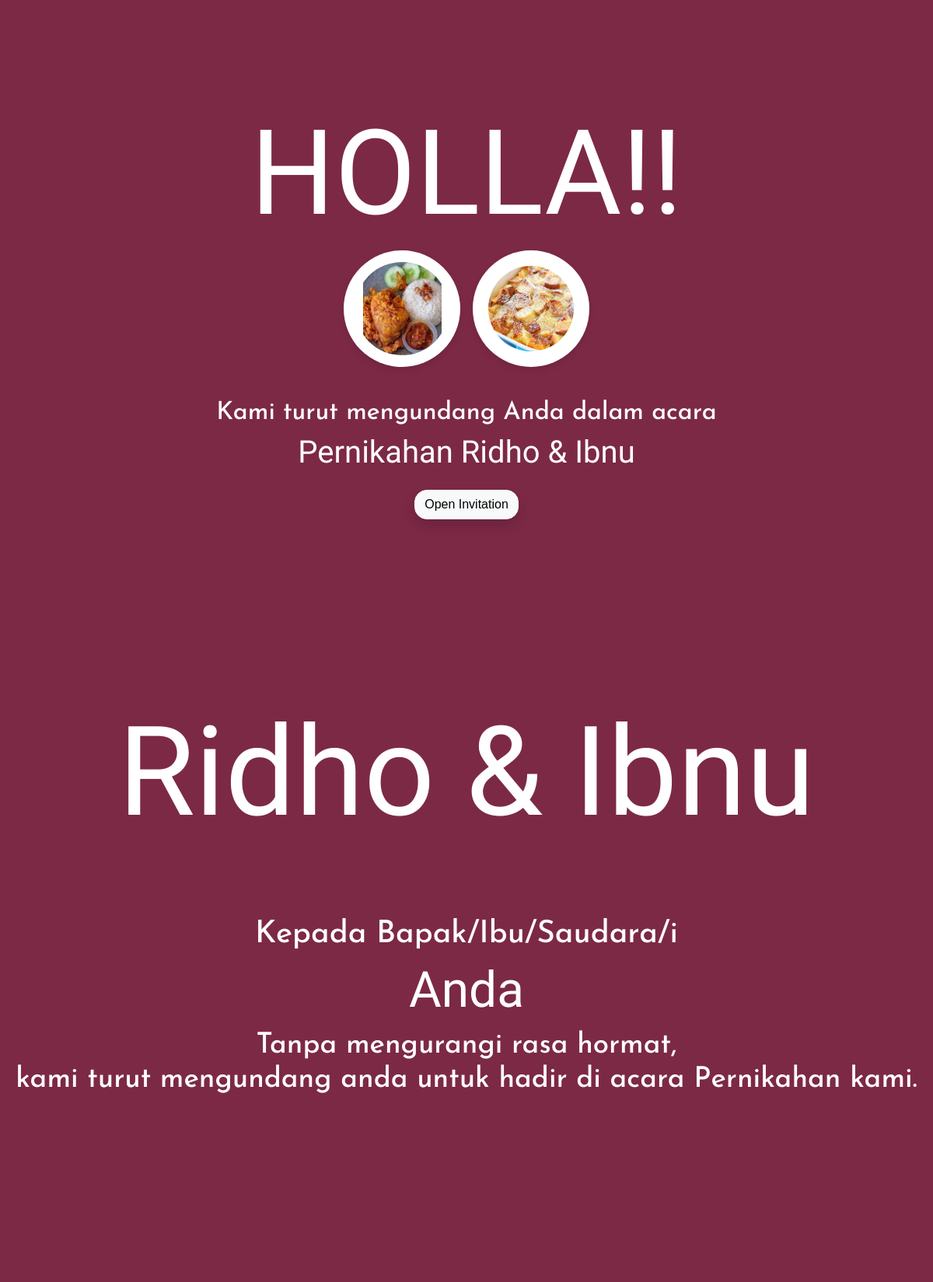
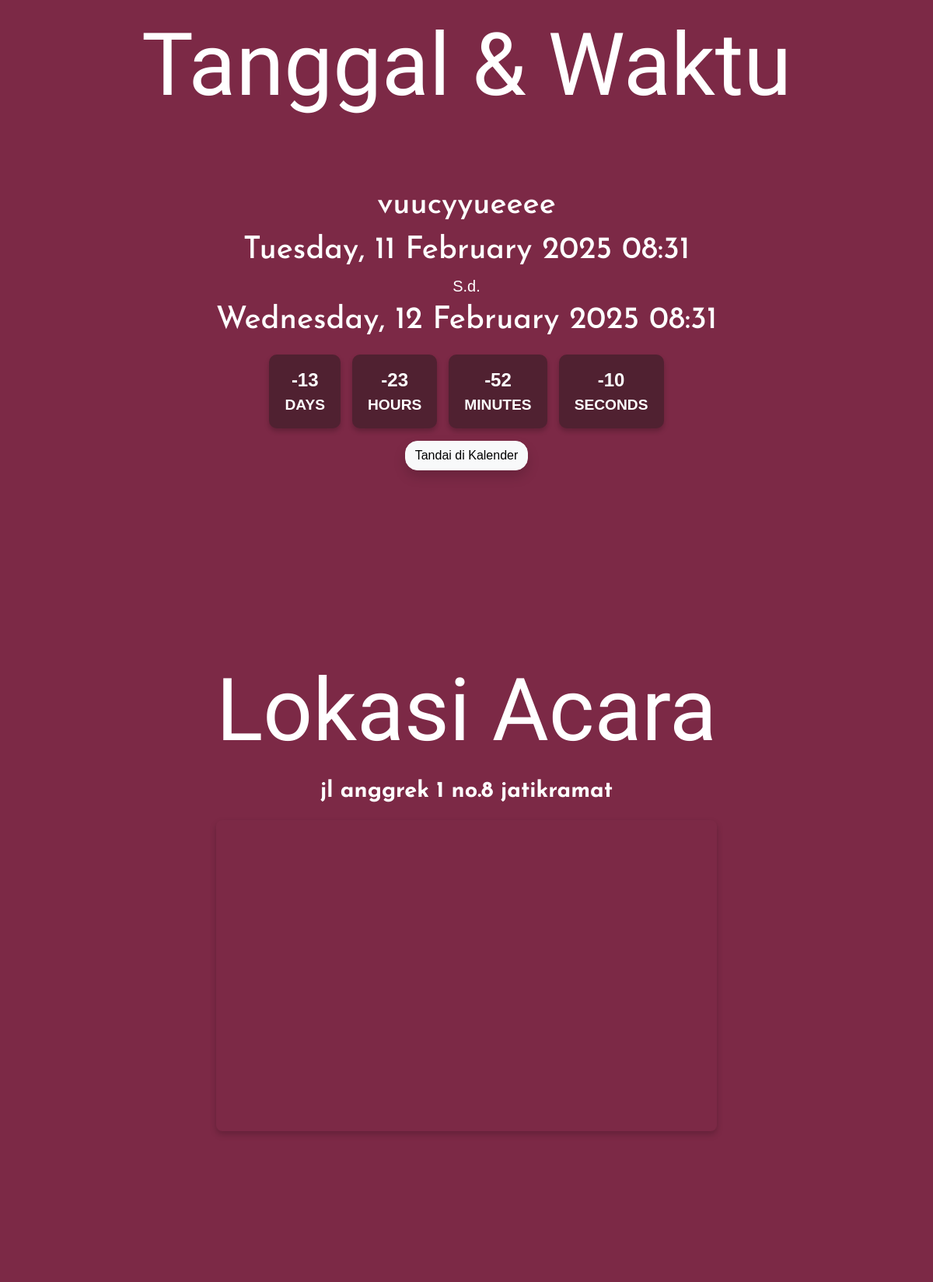
Page /src/template-preview/template2/index.php?id=33 (upper part) on the committed database (2 pictures, top to bottom).
### tables this page shows
CREATE TABLE `plus` (
  `plus_id` int(11) NOT NULL,
  `judul_undangan` varchar(100) NOT NULL,
  `nama_event` varchar(100) NOT NULL,
  `logo_event` varchar(100) NOT NULL,
  `logo_event2` varchar(100) NOT NULL,
  `desc_event` varchar(255) NOT NULL,
  `start_event` datetime NOT NULL,
  `end_event` datetime NOT NULL,
  `tempat_event` varchar(122) NOT NULL,
  `alamat_event` text NOT NULL,
  `template` int(11) NOT NULL,
  `id` int(11) NOT NULL
);

### src/template-preview/template2/index.php (the view, shortened to what this page needs)
<?php
require '../../service/connection.php';
$id = $_GET['id'];
$sql = "SELECT * FROM plus WHERE plus_id = $id";
$hasil = $conn->query($sql);
$hasil = $hasil->fetch_array();
?>
<!DOCTYPE html>
<html lang="en">
  <head>
    <link
      href="https://cdn.jsdelivr.net/npm/bootstrap@5.3.3/dist/css/bootstrap.min.css"
      rel="stylesheet"
    />
    <link rel="stylesheet" href="simplyCountdown.js-master/dist/themes/default.css">
    <link rel="stylesheet" href="style.css">
  </head>
  <body>
    <div id="container">
      <section id="hero" class="hero w-100 p-3 mx-auto text-center d-flex justify-content-center align-items-center text-white">
        <main>
          <h1>HOLLA!!</h1>
          <div class="image-wrapper">
            <img class="log1" src="../../img/image-event/<?= $hasil['logo_event']?>">
            <img class="log2" src="../../img/image-event/<?= $hasil['logo_event2']?>">
          </div>
          <h4>Kami turut mengundang Anda dalam acara</h4>
          <h4 class="dua"><?= $hasil['nama_event'] ?> <?= $hasil['judul_undangan'] ?></h4>
          <button type="button" class="btn btn-light shadow rounded-4 mt-3" onclick="scrollToSection('hero1'); showNavbar()">Open Invitation</button>
        </main>
      </section>
  <section id="hero1" class="hero1 w-100 p-3 mx-auto text-center d-flex justify-content-center align-items-center text-white">
    <div>
      <h1><?= $hasil['judul_undangan'] ?></h1>
      <h4>Kepada Bapak/Ibu/Saudara/i</h4>
      <h4 class="dua">Anda</h4>
      <h4 class="tiga">Tanpa mengurangi rasa hormat, <br> kami turut mengundang anda untuk hadir di acara <?= $hasil['nama_event'] ?> kami.</h4>
    </div>
  </section>
  <section id="hero2" class="hero2 w-100 p-3 mx-auto text-center d-flex justify-content-center align-items-center text-white">
    <div>
      <h1>Tanggal & Waktu</h1>
      <h4><?= $hasil['desc_event']?></h4>
      <h4><?=
        date('l, d F Y H:i', strtotime($hasil['start_event'])); ?></h4>
      <h5>S.d.</h5>
      <h4><?=date('l, d F Y H:i', strtotime($hasil['end_event'])); ?></h4>
      <div class="countdown1">
            <div class="countdown-item">
                <span id="days">0</span>
                DAYS
            </div>
            <div class="countdown-item">
                <span id="hours">0</span>
                HOURS
            </div>
            <div class="countdown-item">
                <span id="minutes">0</span>
                MINUTES
            </div>
            <div class="countdown-item">
                <span id="seconds">0</span>
                SECONDS
            </div>
        </div>
      <button type="button" class="btn btn-light shadow rounded-4 mt-3" onclick="addToGoogleCalendar()">Tandai di Kalender</button>
    </div>
  </section>
<section id="lokasi" class="lokasi w-100 p-3 mx-auto text-center d-flex justify-content-center align-items-center text-white">
    <div>
      <h1>Lokasi Acara</h1>
      <h4><strong><?= $hasil['alamat_event']?></strong></h4>
      <div id="map-container" class="floral" style="margin-top: 20px; height: 400px; width: 100%;">
                <?php if (!empty($hasil['alamat_event'])): ?>
                    <iframe
                        src="https://www.google.com/maps?q=<?= urlencode($hasil['alamat_event']) ?>&output=embed"
                        width="100%"
                        height="400"
                        style="border:0;"
                        allowfullscreen=""
                        loading="lazy">
                    </iframe>
                <?php else: ?>
                    <p>Alamat acara belum tersedia.</p>
                <?php endif; ?>
            </div>
    </div>
  </section>
<div id="dok" class="dokumentasi">
    </div>
    </div>
  </body>
</html>

### src/template-preview/template2/style.css (style rules this page uses)
:root { --bg: #7c2946; --beige: #cfb997; --shadow: 0 2px 2px rgba(0, 0, 0 / 0.5); }
body { background-color: var(--bg); min-height: 100px; font-size: 1.2rem; font-family: Arial, sans-serif; overflow-x: hidden; overflow: hidden; overflow: auto; }
#container { position: absolute; top: 0; left: 0; width: 100%; height: 100%; }
.hero { min-height: 100vh; background-color: var(--bg); transition: opacity 0.5s ease-out, transform 0.5s ease-out; z-index: 10; overflow: hidden; }
.hero h1 { font-family: "Jersey 10", serif; font-size: 9.5rem; }
.image-wrapper .log1 { width: 150px; height: 150px; background-color: #FFFFFF; border-radius: 50%; justify-content: center; align-items: center; box-shadow: 0 4px 8px rgba(0, 0, 0, 0.1); margin-right: 10px; padding: 15px; margin-bottom: 40px; }
.image-wrapper .log2 { width: 150px; height: 150px; background-color: #FFFFFF; border-radius: 50%; justify-content: center; align-items: center; box-shadow: 0 4px 8px rgba(0, 0, 0, 0.1); padding: 20px; margin-bottom: 40px; }
.log1 { width: 100px; height: auto; max-width: 80%; object-fit: contain; }
.log2 { width: 100px; height: auto; max-width: 80%; object-fit: contain; }
.hero h4 { position: relative; font-family: "Josefin Sans", serif; font-size: 2rem; z-index: 2; }
.hero h4.dua { position: relative; font-family: "Lilita One", serif; font-size: 2.5rem; z-index: 2; }
button { position: relative; transition: opacity 2s ease; z-index: 10; }
.hero1 h1 { position: relative; font-family: "Jersey 10", serif; font-size: 10rem; top: -80px; z-index: 2; }
.hero1 h4 { position: relative; font-family: "Josefin Sans", serif; font-size: 2.5rem; z-index: 2; margin-bottom: 10px; }
.hero1 h4.dua { position: relative; font-family: "Lilita One", serif; font-size: 4rem; z-index: 2; margin-bottom: 5p7; }
.hero1 h4.tiga { position: relative; font-family: "Josefin Sans", serif; font-size: 2.3rem; z-index: 2; }

### rows in the picture
plus: logo_event (picture), logo_event2 (picture), nama_event "Pernikahan", judul_undangan "Ridho & Ibnu", desc_event "vuucyyueeee", start_event "Tuesday, 11 February 2025 08:31", end_event "Wednesday, 12 February 2025 08:31", alamat_event "jl anggrek 1 no.8 jatikramat"
